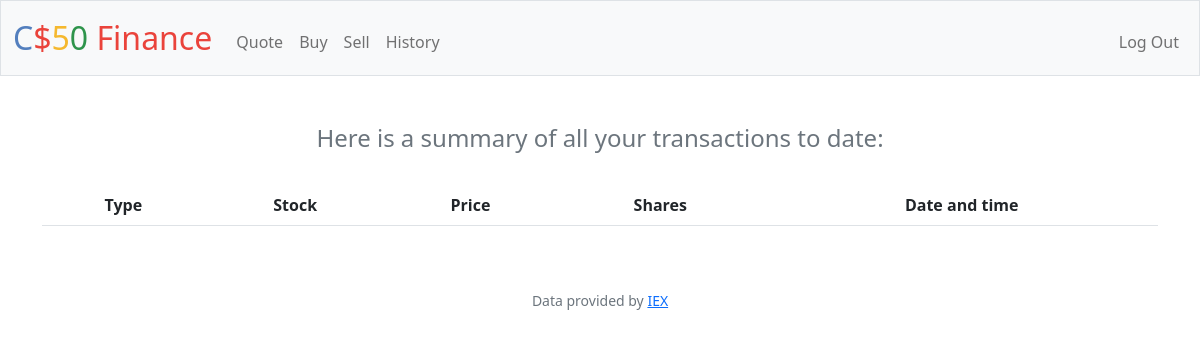
/history (signed in), run on an earlier commit of the app's database.
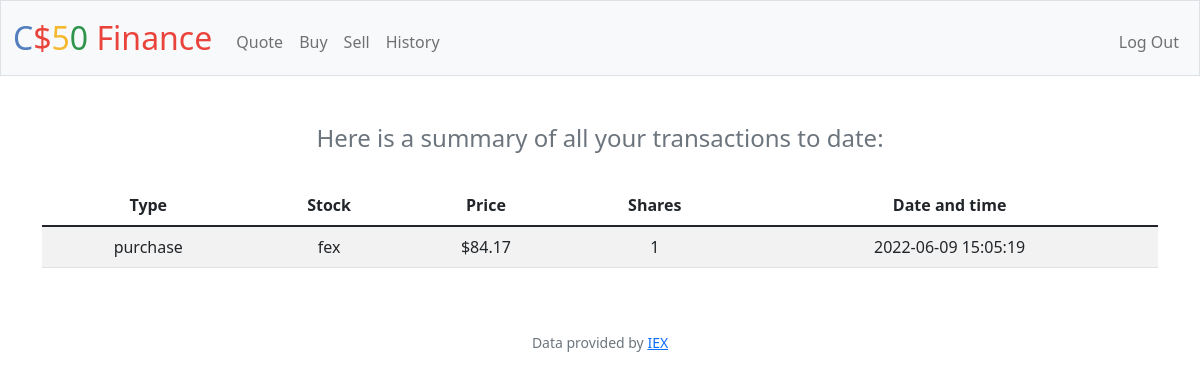
And on a later commit of the database.
### tables this page shows
CREATE TABLE transactions (transaction_id INTEGER PRIMARY KEY AUTOINCREMENT NOT NULL, type TEXT NOT NULL, stock TEXT NOT NULL, price FLOAT NOT NULL, shares INTEGER NOT NULL, time DATETIME, user_id);

### app.py (the view)
@app.route("/history")
@login_required
def history():
    try:
        transactions = db.execute("SELECT type, stock, price, shares, time FROM transactions WHERE user_id = ?", session["user_id"])
    except RuntimeError:
        return apology("You currently have no stocks to sell")
    else:
        return render_template("history.html", transactions=transactions)

### app.py (called while the page is built)
@app.after_request
def after_request(response):
    response.headers["Cache-Control"] = "no-cache, no-store, must-revalidate"
    response.headers["Expires"] = 0
    response.headers["Pragma"] = "no-cache"
    return response

### helpers.py (called while the page is built)
def login_required(f):
    @wraps(f)
    def decorated_function(*args, **kwargs):
        if session.get("user_id") is None:
            return redirect("/login")
        return f(*args, **kwargs)
    return decorated_function

def usd(value):
    return f"${value:,.2f}"

### templates/history.html (shortened to what this page needs)
{% extends "layout.html" %}
{% block main %}
    <h4 class="text-secondary">Here is a summary of all your transactions to date:</h4>
    <br>
        <table class="table table-striped text-center">
            <thead>
                <tr>
                    <th>Type</th>
                    <th>Stock</th>
                    <th>Price</th>
                    <th>Shares</th>
                    <th>Date and time</th>
                </tr>
            </thead>
            <tbody>
                {% for item in transactions %}
                    <tr>
                        <td>{{ item["type"] }}</td>
                        <td>{{ item["stock"] }}</td>
                        <td>{{ item["price"] | usd }}</td>
                        <td>{{ item["shares"] }}</td>
                        <td>{{ item["time"] }}</td>
                    </tr>
                {% endfor %}
            </tbody>
        </table>
{% endblock %}

### templates/layout.html (shortened to what this page needs)
<!DOCTYPE html>
<html lang="en">
    <head>
        <link href="https://cdn.jsdelivr.net/npm/bootstrap@5.1.3/dist/css/bootstrap.min.css" rel="stylesheet">
        <link href="/static/styles.css" rel="stylesheet">
    </head>
    <body>
        <nav class="bg-light border navbar navbar-expand-md navbar-light">
            <div class="container-fluid">
                <a class="navbar-brand" href="/"><span class="blue">C</span><span class="red">$</span><span class="yellow">5</span><span class="green">0</span> <span class="red">Finance</span></a>
                <div class="collapse navbar-collapse" id="navbar">
                    {% if session["user_id"] %}
                        <ul class="navbar-nav me-auto mt-2">
                            <li class="nav-item"><a class="nav-link" href="/quote">Quote</a></li>
                            <li class="nav-item"><a class="nav-link" href="/buy">Buy</a></li>
                            <li class="nav-item"><a class="nav-link" href="/sell">Sell</a></li>
                            <li class="nav-item"><a class="nav-link" href="/history">History</a></li>
                        </ul>
                        <ul class="navbar-nav ms-auto mt-2">
                            <li class="nav-item"><a class="nav-link" href="/logout">Log Out</a></li>
                        </ul>
                    {% else %}
                        <ul class="navbar-nav ms-auto mt-2">
                            <li class="nav-item"><a class="nav-link" href="/register">Register</a></li>
                            <li class="nav-item"><a class="nav-link" href="/login">Log In</a></li>
                        </ul>
                    {% endif %}
                </div>
            </div>
        </nav>
        <main class="container py-5 text-center">
            {% block main %}
            {% endblock %}
        </main>
        <footer class="mb-5 small text-center text-muted">
            Data provided by <a href="https://iexcloud.io/">IEX</a>
        </footer>
    </body>
</html>

### static/styles.css (style rules this page uses)
nav .navbar-brand { font-size: xx-large; }
nav .navbar-brand .blue { color: #537fbe; }
nav .navbar-brand .red { color: #ea433b; }
nav .navbar-brand .yellow { color: #f5b82e; }
nav .navbar-brand .green { color: #2e944b; }

What changed in the data, as far as the page shows it:
added transactions: type "purchase", stock "fex", price "$84.17", shares "1", time "2022-06-09 15:05:19"
